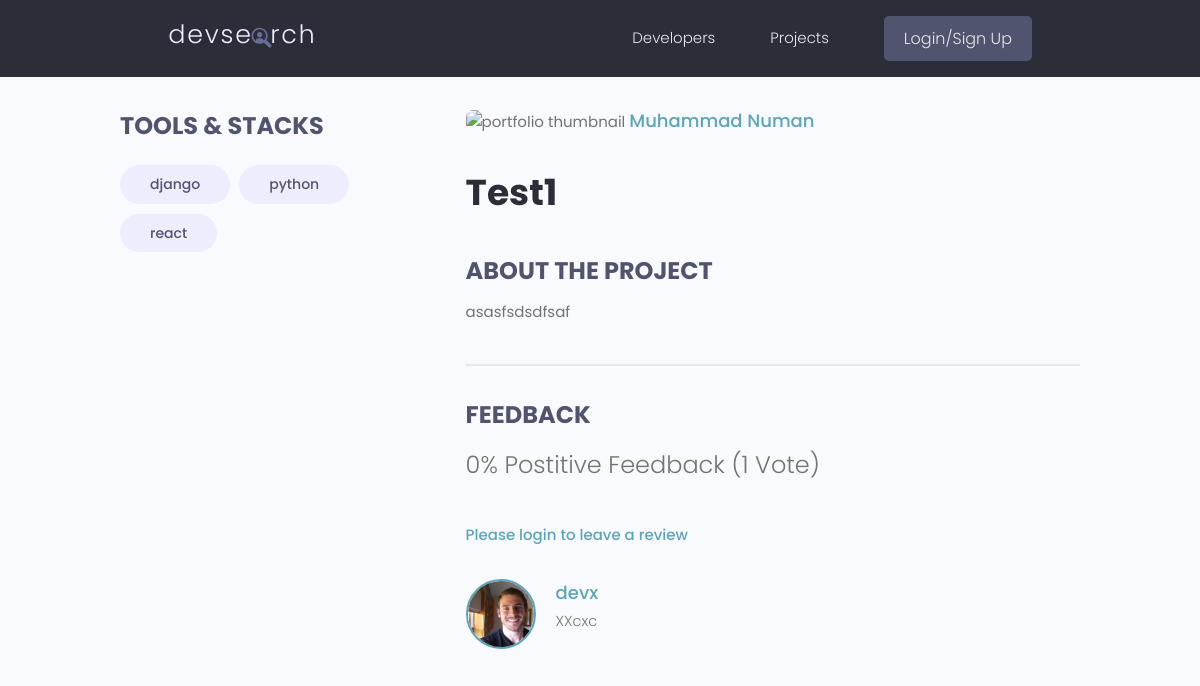
The app's page /projects/project/695c9b61-fbff-4906-bf5c-7641ae756125 with its own data.
### projects/models.py (models this page shows, shortened)
class Tag(models.Model):
    name = models.CharField(max_length=200)
    created = models.DateTimeField(auto_now_add=True)
    id = models.UUIDField(default=uuid.uuid4, unique=True, primary_key=True, editable=False)
    def __str__(self):
        return self.name

class Project(models.Model):
    owner = models.ForeignKey(Profile, null=True, blank=True, on_delete=models.CASCADE)
    title = models.CharField(max_length=200)
    description = models.TextField(null=True, blank=True)
    featured_image = models.ImageField(null=True, blank=True, default='default.jpg')
    demo_link = models.CharField(max_length=2000, null=True, blank=True)
    source_link = models.CharField(max_length=2000, null=True, blank=True)
    tags = models.ManyToManyField('tag', blank=True)
    vote_total = models.IntegerField(default=0, blank=True, null=True)
    vote_ratio = models.IntegerField(default=0, blank=True, null=True)
    created = models.DateTimeField(auto_now_add=True)
    id = models.UUIDField(default=uuid.uuid4, unique=True, primary_key=True, editable=False)
    class Meta:
        ordering = ['-vote_ratio', '-vote_total', 'title']
    @property
    def imageURL(self):
        try:
            url = self.featured_image.url
        except:
            url = ''
        return url
    @property
    def reviewers(self):
        queryset = self.review_set.all().values_list('owner__id', flat=True)
        return queryset

class Review(models.Model):
    VOTE_TYPE = (
        ('up', 'Up_Vote'),
        ('down', 'Down_vote')
    )
    owner = models.ForeignKey(Profile, on_delete=models.CASCADE, null=True)
    project = models.ForeignKey(Project, on_delete=models.CASCADE)
    body = models.TextField(null=True, blank=True)
    value = models.CharField(max_length=200, choices=VOTE_TYPE)
    created = models.DateTimeField(auto_now_add=True)
    id = models.UUIDField(default=uuid.uuid4, unique=True, primary_key=True, editable=False)
    class Meta:
        unique_together = [['owner', 'project']]

### users/models.py (models this page shows, shortened)
class Profile(models.Model):
    user = models.OneToOneField(User, on_delete=models.CASCADE, blank=True, null=True)
    name = models.CharField(max_length=200, blank=True, null=True)
    email = models.EmailField(max_length=400, blank=True, null=True)
    username = models.CharField(max_length=200, blank=True, null=True)
    short_intro = models.CharField(max_length=200, blank=True, null=True)
    bio = models.TextField(blank=True, null=True)
    location = models.CharField(max_length=200, blank=True, null=True)
    profile_image = models.ImageField(blank=True, null=True, upload_to='profile-pics/', default='profile-pics/user-default.png')
    social_github = models.CharField(max_length=200, blank=True, null=True)
    social_linkedin = models.CharField(max_length=200, blank=True, null=True)
    social_x = models.CharField(max_length=200, blank=True, null=True)
    social_website= models.CharField(max_length=200, blank=True, null=True)
    created = models.DateTimeField(auto_now_add=True)
    id = models.UUIDField(default=uuid.uuid4, unique=True, primary_key=True, editable=False)
    class Meta:
        ordering = ['created']

### projects/views.py (the view, shortened to what this page needs)
# urls.py: path('project/<str:pk>', views.project, name='project'),
def project(request, pk):
    projectObj = Project.objects.get(id=pk)
    form = reviewForm()
    context = {'project': projectObj, 'form':form}
    return render(request, 'projects/single_project.html', context)

### projects/templates/projects/single_project.html (shortened to what this page needs)
{% extends 'main.html' %}
{% block content %}
<main class="singleProject my-md">
    <div class="container">
      <div class="layout">
        <div class="column column--1of3">
          <h3 class="singleProject__subtitle">Tools & Stacks</h3>
          <div class="singleProject__toolStack">
            {% for tag in project.tags.all %}
            <span class="tag tag--pill tag--sub tag--lg">
              <small>{{tag}}</small>
            </span>
            {% endfor %}
          </div>
        </div>
        <div class="column column--2of3">
          <img class="singleProject__preview" src="{{ project.imageURL }}" alt="portfolio thumbnail" />
          <a href="{% url 'user-profile' project.owner.id %}" class="singleProject__developer">{{project.owner.name}}</a>
          <h2 class="singleProject__title">{{project.title}}</h2>
          <h3 class="singleProject__subtitle">About the Project</h3>
          <div class="singleProject__info">
            {{project.description}}
          </div>
          <div class="comments">
            <h3 class="singleProject__subtitle">Feedback</h3>
            <h5 class="project--rating">
              {{project.vote_ratio}}% Postitive Feedback ({{project.vote_total}} Vote{{project.vote_total|pluralize:"s"}})
            </h5>
            {% if request.user.profile.id in project.reviewers %}
            <p>You can review a project once</p>
            {% elif request.user.profile == project.owner %}
            <p>You can't review your own work</p>
            {% else %}
            <a href="{% url 'login' %}?next={{request.path}}">Please login to leave a review</a>
            {% endif %}
            <div class="commentList">
              {% for review in project.review_set.all %}
              {% if review.body %}
              <div class="comment">
                <a href="{% url 'user-profile' review.owner.id %}">
                  <img class="avatar avatar--md" src="{{review.owner.profile_image.url}}" alt="user" />
                </a>
                <div class="comment__details">
                  <a href="{% url 'user-profile' review.owner.id %}" class="comment__author">{{review.owner.name}}</a>
                  <p class="comment__info">{{review.body|linebreaksbr}}</p>
                </div>
              </div>
              {% endif %}
              {% endfor %}
            </div>
          </div>
        </div>
      </div>
    </div>
  </main>
{% endblock content %}

### static/styles/app.css (style rules this page uses)
:root { --color-sub: #2d2d39; }
img { width: 100%; }
.singleProject .column--1of3 { order: 2; }
@media screen and (min-width: 1081px) { .singleProject .column--1of3 { order: 1; } }
@media screen and (min-width: 1081px) { .singleProject .column--2of3 { order: 2; } }
.singleProject__toolStack { margin-top: 2rem; margin-bottom: 4rem; }
.singleProject__preview { height: 50vh; object-fit: cover; object-position: top center; margin-bottom: 3rem; border-radius: 0.7rem; }
.singleProject__developer { font-size: 1.8rem; font-weight: 500; }
.singleProject__title { font-size: 3.6rem; font-weight: 700; color: var(--color-sub); margin-bottom: 3rem; }
.project--rating { margin-bottom: 1.6em; margin-top: .5em; }
.singleProject__subtitle { text-transform: uppercase; font-size: 2.4rem; font-weight: 700; color: var(--color-sub-light); margin-bottom: 1rem; }
.comments { margin-top: 4rem; padding-top: 3rem; border-top: 2px solid var(--color-light); }
.commentList { margin: 3rem 0; }
.comment { display: flex; gap: 2rem; }
.comment__author { font-size: 1.8rem; }
.comment__info { font-size: 1.45rem; }

### static/uikit/styles/modules/_variables.css (style rules this page uses)
:root { --color-main: #5aa5b9; --color-main-light: #e6faff; --color-sub: #3f4156; --color-sub-light: #51546e; --color-sub-lighter: #ededfd; --color-text: #737373; --color-gray: #8b8b8b; --color-light: #e5e7eb; --color-light-gray: #767676; --color-bg: #f8fafd; --color-white: #fffefd; --color-white-light: #f3f3f3; --color-success: #359e64; --color-success-bg: #def8e8; --color-error: #fc4b0b; --color-error-bg: #fff2ee; --font-base: 'Poppins', arial, helvetica, 'Segoe UI', roboto, ubuntu, sans-serif; --font-monospace: 'Fira Code', 'Courier New', courier, monospace; --font-regular: 300; --font-medium: 500; --font-bold: 700; --generic-shadow: 1px 1px 5px #00000010; --generic-transition: all 0.3s ease-in-out; }

### static/uikit/styles/modules/_base.css (style rules this page uses)
* { margin: 0; padding: 0; box-sizing: border-box; text-rendering: optimizeLegibility; color: inherit; font-size: inherit; }
html { font-size: 50%; }
@media only screen and (min-width: 480px) { html { font-size: 56.25%; } }
@media only screen and (min-width: 1200px) { html { font-size: 62.5%; } }
body { line-height: 1.6; font-weight: 400; font-size: 1.5rem; color: var(--color-text); background-color: var(--color-bg); min-height: 100vh; }

### static/uikit/styles/modules/_typography.css (style rules this page uses)
* { font-family: var(--font-base); }
h2 { font-size: 3.6rem; font-weight: var(--font-bold); }
h3 { font-size: 3.2rem; font-weight: var(--font-medium); }
h5 { font-size: 2.4rem; font-weight: var(--font-medium); }
h5, h6 { font-weight: var(--font-regular); }
p, span, strong { font-size: 1.6rem; color: var(--color-text); font-weight: var(--font-regular); }
a { padding-bottom: 2px; text-decoration: none; display: inline-block; color: var(--color-main); font-weight: var(--font-medium); }

### static/uikit/styles/modules/_utilities.css (style rules this page uses)
.container { width: 92%; max-width: 165rem; margin: 0 auto; box-sizing: border-box; }
@media screen and (min-width: 1000px) { .container { width: 90%; } }
@media screen and (min-width: 1200px) { .container { width: 80%; } }
.my-md { margin: 3rem auto; }

### static/uikit/styles/modules/_avatar.css (style rules this page uses)
.avatar { border-radius: 50%; border: 2px solid var(--color-main); object-fit: cover; }
.avatar--md { height: 7rem; width: 7rem; }

### static/uikit/styles/modules/_tag.css (style rules this page uses)
.tag { display: inline-flex; align-items: center; background-color: var(--color-sub); height: -webkit-fit-content; height: -moz-fit-content; height: fit-content; width: -webkit-fit-content; width: -moz-fit-content; width: fit-content; border-radius: 0.5rem; padding: 0.5rem 1.5rem; font-size: 1.2rem; cursor: pointer; }
.tag:not(:last-child) { margin-right: 0.25rem; margin-bottom: 0.75rem; }
.tag > small { color: var(--color-white); }
.tag--pill { border-radius: 5rem; }
.tag--sub, .tag--sub > small { background: var(--color-sub-lighter); color: var(--color-sub-light); font-weight: 500; }
.tag--lg { padding: 0.8rem 3rem; font-size: 1.4rem; }
.tag--lg:not(:last-child) { margin-right: 0.5rem; margin-bottom: 1rem; }

### static/uikit/styles/modules/_layout.css (style rules this page uses)
.layout { display: flex; flex-flow: row wrap; justify-content: space-between; }
.layout > .column { margin-bottom: 3rem; }
.layout > .column.column--1of3 { flex-basis: 30%; }
.layout > .column.column--2of3 { flex-basis: 64%; }

### records on screen
Tag: name "django"
Tag: name "python"
Tag: name "react"
Project: owner.name "Muhammad Numan", title "Test1", description "asasfsdsdfsaf", vote_ratio "0", vote_total "1"
Review: owner.profile_image (picture), owner.name "devx", body "XXcxc"
